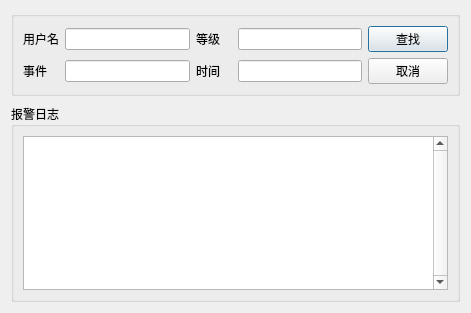
<?xml version="1.0" encoding="UTF-8"?>
<ui version="4.0">
 <class>BCWarningLogWindow</class>
 <widget class="QDialog" name="BCWarningLogWindow">
  <property name="geometry">
   <rect>
    <x>0</x>
    <y>0</y>
    <width>471</width>
    <height>313</height>
   </rect>
  </property>
  <property name="windowTitle">
   <string>Dialog</string>
  </property>
  <layout class="QVBoxLayout" name="verticalLayout">
   <item>
    <widget class="QGroupBox" name="groupBox_2">
     <property name="minimumSize">
      <size>
       <width>0</width>
       <height>0</height>
      </size>
     </property>
     <property name="maximumSize">
      <size>
       <width>16777215</width>
       <height>16777215</height>
      </size>
     </property>
     <property name="title">
      <string/>
     </property>
     <layout class="QVBoxLayout" name="verticalLayout_2">
      <item>
       <layout class="QHBoxLayout" name="horizontalLayout">
        <item>
         <widget class="QLabel" name="label">
          <property name="font">
           <font>
            <family>微软雅黑</family>
           </font>
          </property>
          <property name="text">
           <string>用户名</string>
          </property>
         </widget>
        </item>
        <item>
         <widget class="QLineEdit" name="UserName"/>
        </item>
        <item>
         <widget class="QLabel" name="label_3">
          <property name="minimumSize">
           <size>
            <width>36</width>
            <height>0</height>
           </size>
          </property>
          <property name="maximumSize">
           <size>
            <width>36</width>
            <height>16777215</height>
           </size>
          </property>
          <property name="font">
           <font>
            <family>微软雅黑</family>
           </font>
          </property>
          <property name="text">
           <string>等级</string>
          </property>
         </widget>
        </item>
        <item>
         <widget class="QLineEdit" name="Grades"/>
        </item>
        <item>
         <widget class="QPushButton" name="QueryBut">
          <property name="font">
           <font>
            <family>微软雅黑</family>
           </font>
          </property>
          <property name="text">
           <string>查找</string>
          </property>
         </widget>
        </item>
       </layout>
      </item>
      <item>
       <layout class="QHBoxLayout" name="horizontalLayout_2">
        <item>
         <widget class="QLabel" name="label_2">
          <property name="minimumSize">
           <size>
            <width>36</width>
            <height>0</height>
           </size>
          </property>
          <property name="maximumSize">
           <size>
            <width>36</width>
            <height>16777215</height>
           </size>
          </property>
          <property name="font">
           <font>
            <family>微软雅黑</family>
           </font>
          </property>
          <property name="text">
           <string>事件</string>
          </property>
         </widget>
        </item>
        <item>
         <widget class="QLineEdit" name="Event"/>
        </item>
        <item>
         <widget class="QLabel" name="label_4">
          <property name="minimumSize">
           <size>
            <width>36</width>
            <height>0</height>
           </size>
          </property>
          <property name="maximumSize">
           <size>
            <width>36</width>
            <height>16777215</height>
           </size>
          </property>
          <property name="font">
           <font>
            <family>微软雅黑</family>
           </font>
          </property>
          <property name="text">
           <string>时间</string>
          </property>
         </widget>
        </item>
        <item>
         <widget class="QLineEdit" name="Time"/>
        </item>
        <item>
         <widget class="QPushButton" name="pushButton_2">
          <property name="font">
           <font>
            <family>微软雅黑</family>
           </font>
          </property>
          <property name="text">
           <string>取消</string>
          </property>
         </widget>
        </item>
       </layout>
      </item>
     </layout>
    </widget>
   </item>
   <item>
    <spacer name="verticalSpacer">
     <property name="orientation">
      <enum>Qt::Vertical</enum>
     </property>
     <property name="sizeType">
      <enum>QSizePolicy::Fixed</enum>
     </property>
     <property name="sizeHint" stdset="0">
      <size>
       <width>20</width>
       <height>2</height>
      </size>
     </property>
    </spacer>
   </item>
   <item>
    <widget class="QGroupBox" name="groupBox">
     <property name="font">
      <font>
       <family>微软雅黑</family>
      </font>
     </property>
     <property name="title">
      <string>报警日志</string>
     </property>
     <layout class="QVBoxLayout" name="verticalLayout_3">
      <item>
       <widget class="QTableWidget" name="tableWidget">
        <property name="verticalScrollBarPolicy">
         <enum>Qt::ScrollBarAlwaysOn</enum>
        </property>
       </widget>
      </item>
     </layout>
    </widget>
   </item>
  </layout>
 </widget>
 <resources/>
 <connections/>
</ui>
